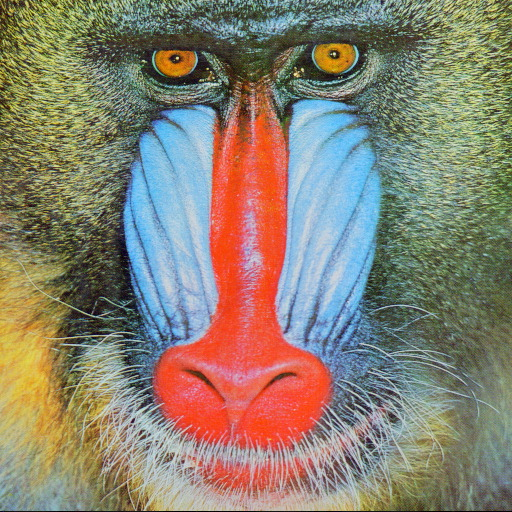
#> input picture vision_computacional/baboon.jpg, 512 x 512 px, given in place of the camera
$ python practica03_1.py   (older library calls are emulated)
#> lines starting #> are read from the running program, lines starting #| are printed output that depends on the picture; after the words box and inside, x2 and y2 are one past the last pixel; in counts of white or black regions, pixels touching at a corner belong together
import cv2
import numpy as np

def calculate_harris_response(image, k=0.04):
    # Paso 1: Obtener la matriz de segundo momento para cada pixel
    dx = cv2.Sobel(image, cv2.CV_64F, 1, 0, ksize=3)
    dy = cv2.Sobel(image, cv2.CV_64F, 0, 1, ksize=3)

    Ixx = dx**2
    Ixy = dx * dy
    Iyy = dy**2

    # Aplicar convolución gaussiana para suavizar los resultados
    Ixx = cv2.GaussianBlur(Ixx, (3, 3), 0)
    Ixy = cv2.GaussianBlur(Ixy, (3, 3), 0)
    Iyy = cv2.GaussianBlur(Iyy, (3, 3), 0)

    # Paso 2: Obtener los valores y vectores propios de la matriz
    det_M = Ixx * Iyy - Ixy**2
    trace_M = Ixx + Iyy

    # Paso 3: Calcular la respuesta de Harris
    harris_response = det_M - k * (trace_M**2)

    return harris_response

def detect_corners(image, threshold=0.001):
    gray = image

    # Paso 4: Determinar los píxeles que representan esquinas
    harris_response = calculate_harris_response(gray)
    corner_threshold = threshold * np.max(harris_response)
    corners = np.zeros_like(gray)
    corners[harris_response > corner_threshold] = 255
    return corners

def draw_corners(image, corners):
    corner_image = image
    corner_image[corners > 0] = [0, 0, 255]  # Color rojo
    return corner_image


# Captura de video desde la cámara web
cap = cv2.VideoCapture(0)

while True:
    ret, frame = cap.read()
#> frame is the input picture: shape (512, 512, 3); mean B, G, R 112.9, 129.1, 137.1
    gray = cv2.cvtColor(frame, cv2.COLOR_BGR2GRAY)
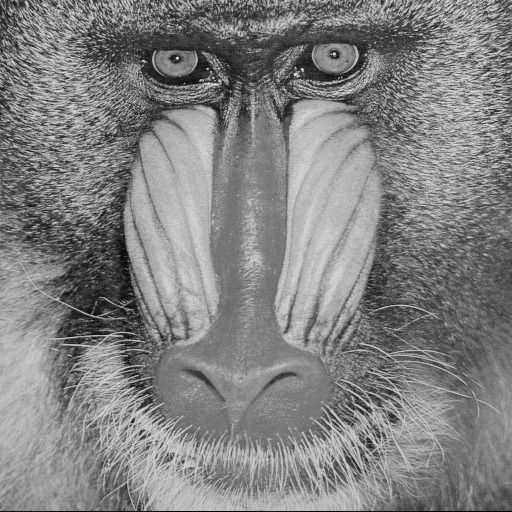
#> gray: shape (512, 512); min 0, max 234, mean 129.7
    corners = detect_corners(gray)
#> in calculate_harris_response, `Ixy = dx * dy`:
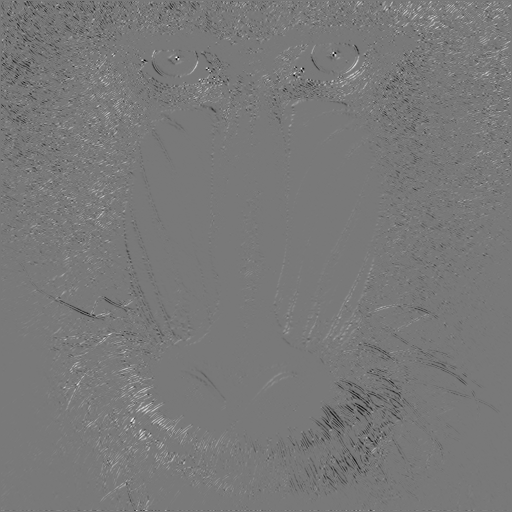
#> Ixy: shape (512, 512) float64; min -223004, max 246016, mean -276.1; drawn with min black and max white
#> in calculate_harris_response, `det_M = Ixx * Iyy - Ixy**2`:
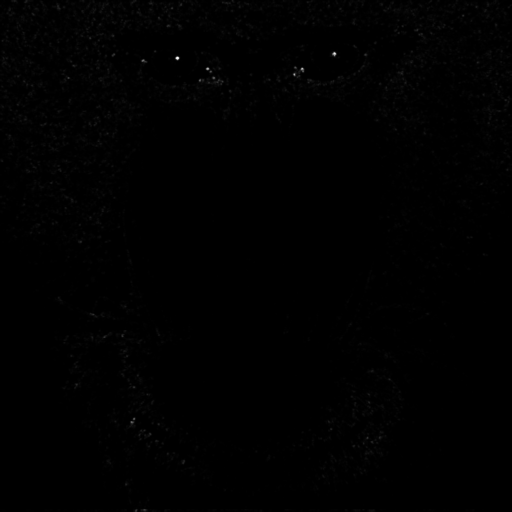
#> det_M: shape (512, 512) float64; min 103.4, max 2.61e+10, mean 108086835.1; drawn with min black and max white
#> in calculate_harris_response, `trace_M = Ixx + Iyy`:
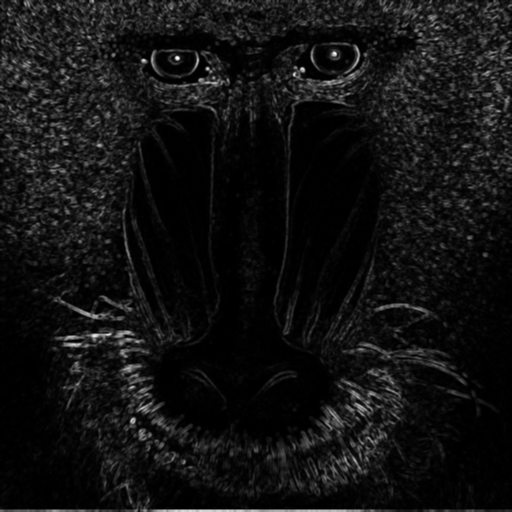
#> trace_M: shape (512, 512) float64; min 31.62, max 336216.4, mean 24281.1; drawn with min black and max white
#> in calculate_harris_response, `harris_response = det_M - k * (trace_M**2)`:
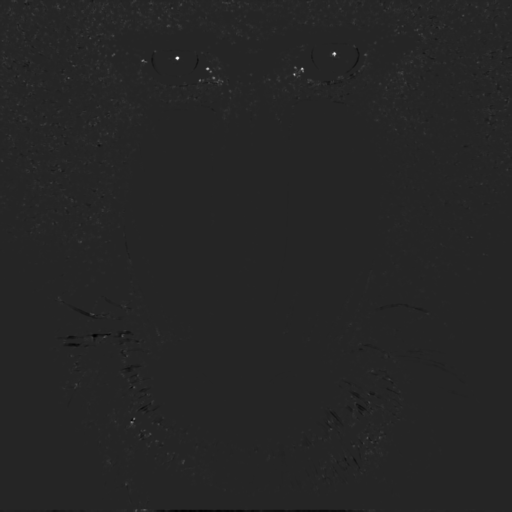
#> harris_response: shape (512, 512) float64; min -3.73e+09, max 2.16e+10, mean 47141016.1; drawn with min black and max white
#> in detect_corners, `corner_threshold = threshold * np.max(harris_response)`: corner_threshold = 21607861.3
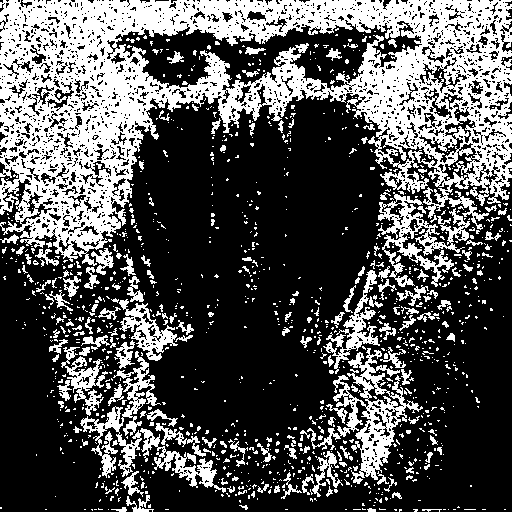
#> corners: shape (512, 512); 33.1% white; 1215 white regions (1044 under 20 px), largest, box (x1, y1, x2, y2) and area: (0, 0, 512, 266) 57486, (307, 348, 423, 484) 3950, (378, 192, 470, 287) 2776
    corner_image = draw_corners(frame, corners)
#> in draw_corners, `corner_image[corners > 0] = [0, 0, 255]`:
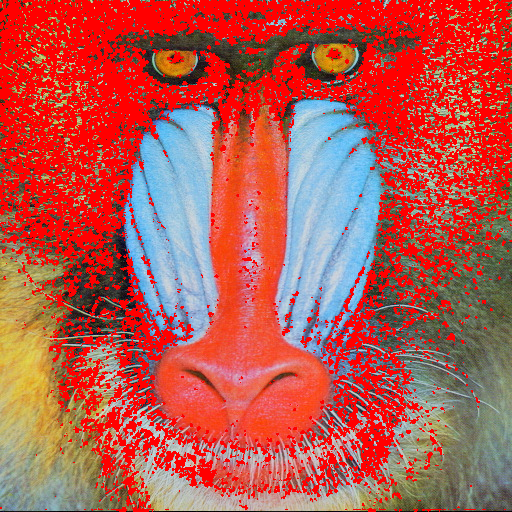
#> corner_image: shape (512, 512, 3); mean B, G, R 78.7, 87.7, 182.8
    cv2.imshow('Corner Detection', corner_image)

    # Salir con la tecla 'q'
    if cv2.waitKey(1) & 0xFF == ord('q'):
#> (key q is pressed here)
        break

cap.release()
cv2.destroyAllWindows()
